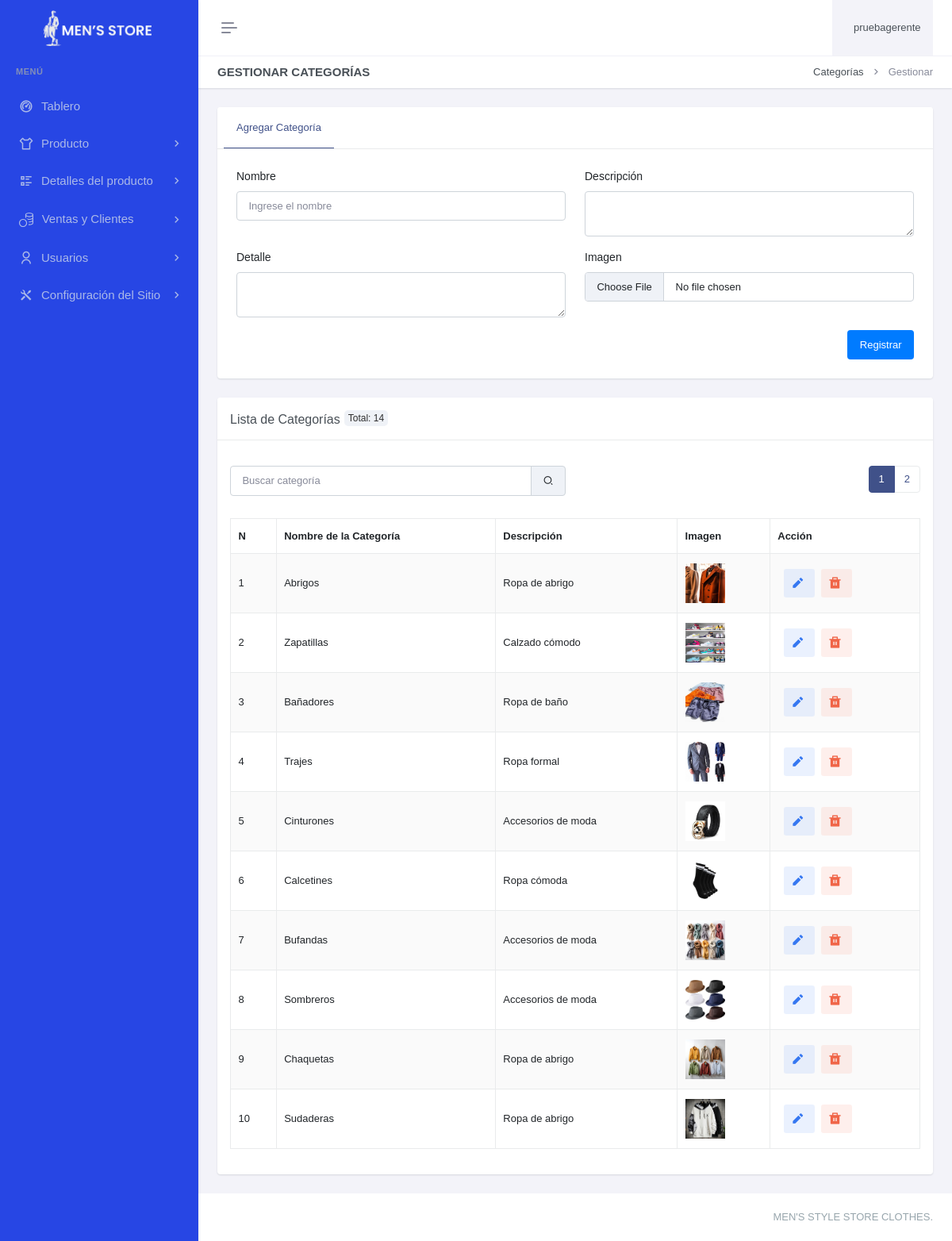
The app's page /paneladministrador/detallesproducto/categoria/gestionar-categoria.php (signed in) with its own data.
### tables this page shows
CREATE TABLE `categoria` (
  `catId` int(11) NOT NULL,
  `catNombre` varchar(100) DEFAULT NULL,
  `catDescripcion` varchar(255) DEFAULT NULL,
  `catDetalle` varchar(100) DEFAULT NULL,
  `catImg` varchar(255) DEFAULT NULL,
  `catFechaRegis` datetime DEFAULT current_timestamp() ON UPDATE current_timestamp()
);

### paneladministrador/detallesproducto/categoria/gestionar-categoria.php (the view, shortened to what this page needs)
<?php
include "../../header.php";
include "../../sidebar.php";
$registros_por_pagina = 10;
$pagina_actual = isset($_GET['pagina']) ? (int)$_GET['pagina'] : 1;
$offset = ($pagina_actual - 1) * $registros_por_pagina;
$search = isset($_GET['search']) ? trim($_GET['search']) : '';
$query_total = "SELECT COUNT(*) as total FROM categoria WHERE catNombre LIKE ? OR catDescripcion LIKE ?";
$search_param = "%$search%";
$stmt_total = $con->prepare($query_total);
$stmt_total->bind_param('ss', $search_param, $search_param);
$stmt_total->execute();
$result_total = $stmt_total->get_result();
$total_registros = $result_total->fetch_assoc()['total'];
$total_paginas = ceil($total_registros / $registros_por_pagina);
?>
<div class="main-content">
    <div class="page-content">
        <div class="container-fluid">
            <div class="row">
                <div class="col-12">
                    <div class="page-title-box d-sm-flex align-items-center justify-content-between">
                        <h4 class="mb-sm-0">Gestionar Categorías</h4>
                        <div class="page-title-right">
                            <ol class="breadcrumb m-0">
                                <li class="breadcrumb-item"><a href="javascript: void(0);">Categorías</a></li>
                                <li class="breadcrumb-item active">Gestionar</li>
                            </ol>
                        </div>
                    </div>
                </div>
            </div>
            <div class="row">
                <div class="col-xxl-9">
                    <div class="card mt-xxl-n5">
                        <div class="card-header">
                            <ul class="nav nav-tabs-custom rounded card-header-tabs border-bottom-0" role="tablist">
                                <li class="nav-item">
                                    <a class="nav-link active" data-bs-toggle="tab" href="#categoriaDetails" role="tab" aria-selected="false">
                                        <i class="fas fa-tags"></i> Agregar Categoría
                                    </a>
                                </li>
                            </ul>
                        </div>
                        <div class="card-body p-4">
                            <div class="tab-content">
                                <div class="tab-pane active" id="categoriaDetails" role="tabpanel">
                                    <form method="POST" action="" enctype="multipart/form-data">
                                        <div class="row">
                                            <div class="col-lg-6">
                                                <div class="mb-3">
                                                    <label for="categoria_nombre" class="form-label">Nombre</label>
                                                    <input type="text" class="form-control" id="categoria_nombre" name="catNombre" required placeholder="Ingrese el nombre">
                                                </div>
                                            </div>
                                            <div class="col-lg-6">
                                                <div class="mb-3">
                                                    <label for="categoria_descripcion" class="form-label">Descripción</label>
                                                    <textarea class="form-control" id="categoria_descripcion" name="catDescripcion" required></textarea>
                                                </div>
                                            </div>
                                            <div class="col-lg-6">
                                                <div class="mb-3">
                                                    <label for="categoria_detalle" class="form-label">Detalle</label>
                                                    <textarea class="form-control" id="categoria_detalle" name="catDetalle" required></textarea>
                                                </div>
                                            </div>
                                            <div class="col-lg-6">
                                                <div class="mb-3">
                                                    <label for="categoria_img" class="form-label">Imagen</label>
                                                    <input type="file" class="form-control" id="categoria_img" name="catImg" required>
                                                </div>
                                            </div>
                                            <div class="col-lg-12">
                                                <div class="hstack gap-2 justify-content-end">
                                                    <button type="submit" class="btn btn-primary">Registrar</button>
                                                </div>
                                            </div>
                                        </div>
                                    </form>
                                </div>
                            </div>
                        </div>
                    </div>
                    <div class="card mt-4">
                        <div class="card-header">
                            <h5 class="card-title mb-0">Lista de Categorías<div class="badge-total">Total: <?php echo $total_registros; ?></div></h5>
                        </div>
                        <div class="alert-fk px-3 pt-3">
                        </div>
                        <div class="card-body">
                            <div class="row mb-3">
                                <div class="col-md-6">
                                    <div class="input-group">
                                        <input type="text" id="search" class="form-control" placeholder="Buscar categoría" value="<?php echo htmlspecialchars($search); ?>">
                                        <span class="input-group-text"><i class="ri-search-2-line"></i></span>
                                    </div>
                                </div>
                                <div class="col-md-6 d-flex justify-content-end">
                                <nav aria-label="Page navigation example">
                                    <ul class="pagination justify-content-center">
                                        <?php for ($i = 1; $i <= $total_paginas; $i++): ?>
                                            <li class="page-item <?php echo ($i == $pagina_actual) ? 'active' : ''; ?>">
                                                <a class="page-link" href="?pagina=<?php echo $i; ?>&search=<?php echo htmlspecialchars($search); ?>#example"><?php echo $i; ?></a>
                                            </li>
                                        <?php endfor; ?>
                                    </ul>
                                </nav>
                                </div>
                            </div>
                            <table id="example" class="table table-bordered dt-responsive nowrap table-striped align-middle" style="width:100%">
                                <thead>
                                    <tr>
                                        <th>N</th>
                                        <th>Nombre de la Categoría</th>
                                        <th>Descripción</th>
                                        <th>Imagen</th>
                                        <th class="accion-col">Acción</th>
                                    </tr>
                                </thead>
                                <tbody>
                                    <?php
                                    $query = "SELECT * FROM categoria WHERE catNombre LIKE ? OR catDescripcion LIKE ? ORDER BY catId DESC LIMIT ? OFFSET ?";
                                    $stmt = $con->prepare($query);
                                    $stmt->bind_param('ssii', $search_param, $search_param, $registros_por_pagina, $offset);
                                    $stmt->execute();
                                    $result = $stmt->get_result();
                                    $numeracion = $offset + 1;
                                    while ($row = $result->fetch_assoc()) {
                                        $image_path = "../../recursos/uploads/categoria/" . htmlspecialchars($row['catImg']);
                                        echo "<tr id='categoria-{$row['catId']}'>
                                                <td>{$numeracion}</td>
                                                <td>" . htmlspecialchars($row['catNombre']) . "</td>
                                                <td>" . htmlspecialchars($row['catDescripcion']) . "</td>
                                                <td><img src='" . $image_path . "' alt='" . htmlspecialchars($row['catNombre']) . "' style='width: 50px; height: 50px;'></td>
                                                <td>
                                                    <a href='editarcategoria.php?id={$row['catId']}' class='btn btn-soft-secondary btn-sm ms-2 me-1' aria-label='Editar' title='Editar'><i class='ri-pencil-fill align-bottom me-1' style='font-size: 1.5em;'></i></a>
                                                    <a href='javascript:void(0);' class='btn btn-soft-danger btn-sm' onclick='confirmDeleteCategoria({$row['catId']})' aria-label='Eliminar' title='Eliminar'><i class='ri-delete-bin-fill align-bottom me-1' style='font-size: 1.5em;'></i></a>
                                                </td>
                                            </tr>";
                                        $numeracion++;
                                    }
                                    ?>
                                </tbody>
                            </table>
                        </div>
                    </div>
                </div>
            </div>
        </div>
    </div>
<?php include "../../footer.php"; ?>

### records on screen
categoria: catNombre "Abrigos", catDescripcion "Ropa de abrigo", catImg (picture)
categoria: catNombre "Zapatillas", catDescripcion "Calzado cómodo", catImg (picture)
categoria: catNombre "Bañadores", catDescripcion "Ropa de baño", catImg (picture)
categoria: catNombre "Trajes", catDescripcion "Ropa formal", catImg (picture)
categoria: catNombre "Cinturones", catDescripcion "Accesorios de moda", catImg (picture)
categoria: catNombre "Calcetines", catDescripcion "Ropa cómoda", catImg (picture)
categoria: catNombre "Bufandas", catDescripcion "Accesorios de moda", catImg (picture)
categoria: catNombre "Sombreros", catDescripcion "Accesorios de moda", catImg (picture)
categoria: catNombre "Chaquetas", catDescripcion "Ropa de abrigo", catImg (picture)
categoria: catNombre "Sudaderas", catDescripcion "Ropa de abrigo", catImg (picture)

### other values on screen
$username "pruebagerente"
$total_registros "14"
